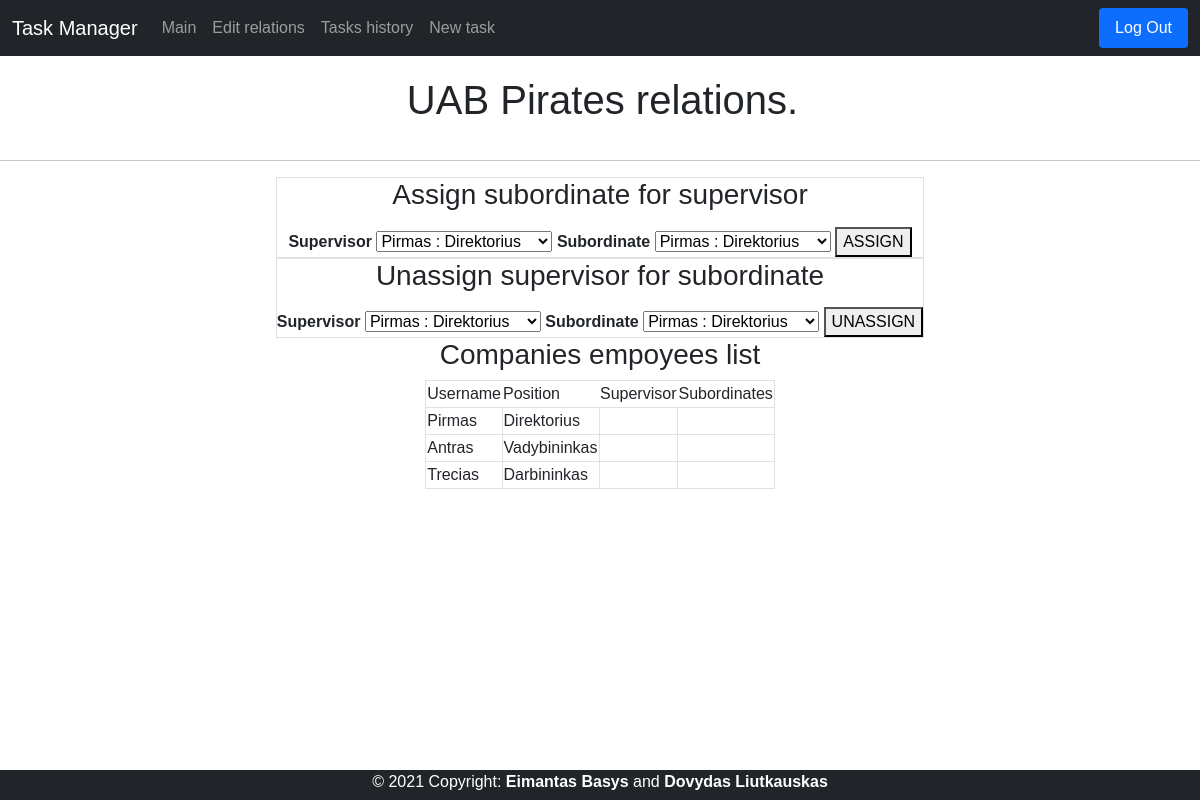
The page /relations (signed in) on the database as committed earlier.
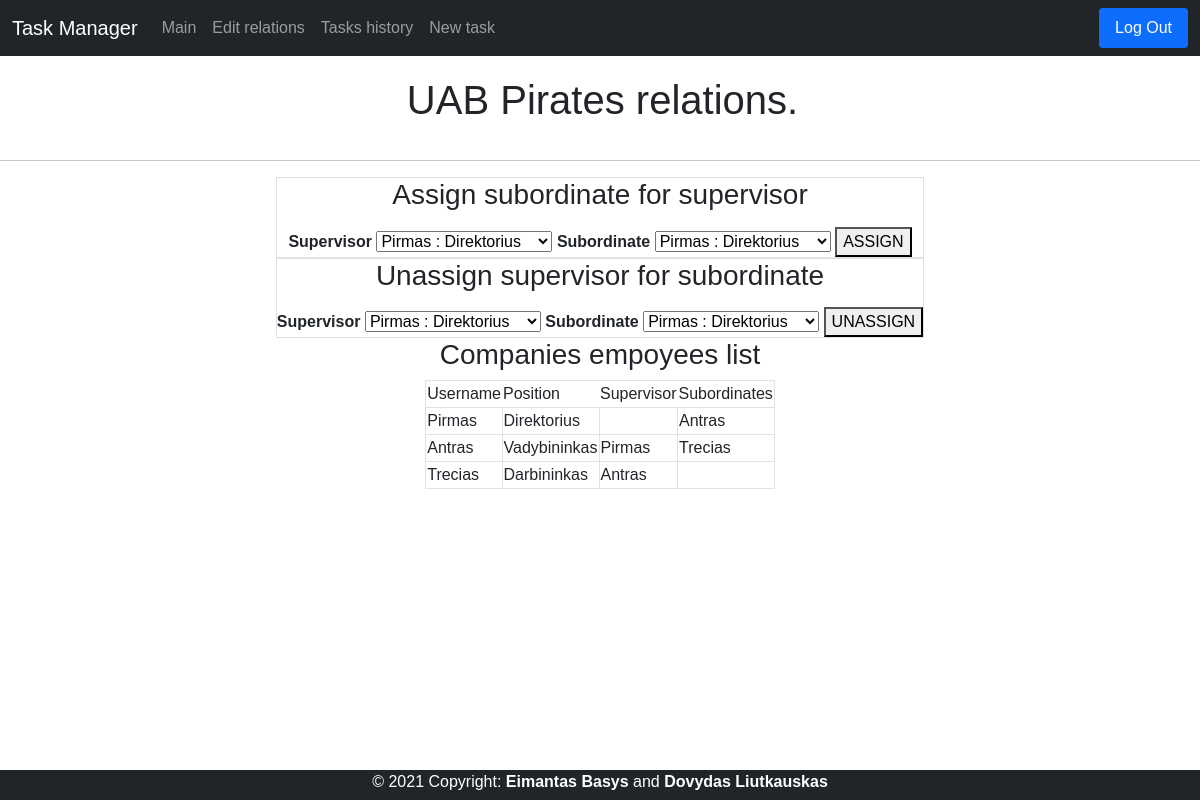
The same page on the database as committed later.
### tables this page shows
CREATE TABLE users(user_id INTEGER PRIMARY KEY, name TEXT NOT NULL UNIQUE, hash TEXT NOT NULL, position TEXT, company TEXT);

### application.py (the view, shortened to what this page needs)
@app.route("/relations", methods=["GET", "POST"])
def relations():
    if request.method == "GET":
        connection = sqlite3.connect('data.db')
        db = connection.cursor()
        db.execute(
            "SELECT * FROM users WHERE user_id = ?", (session["user_id"],))
        user_row = db.fetchone()
        db.execute("SELECT * FROM users WHERE company = ?", (user_row[4],))
        rows = db.fetchall()
        db.execute("SELECT * FROM relations")
        relations = db.fetchall()
        db.execute(
            "SELECT users.user_id, users.name, users.position, users.company, relations.supervisors_id, relations.subordinates_id FROM users INNER JOIN relations ON users.user_id = relations.user_id")
        joined_rows = db.fetchall()
        return render_template("relations.html", rows=rows, relations=relations, joined_rows=joined_rows)

### templates/relations.html (shortened to what this page needs)
{% extends "layout.html" %}
{% block main %}
<h1 class="pageTitle">{{ rows[0][4] }} relations.</h1>
<hr>
<div class="container-1">
    <center>
        <div>
            <form class="border" action="/relations" method="POST">
                <h3>Assign subordinate for supervisor</h3>
                <label>Supervisor</label>
                <select name="new_supervisor">
                    {% if rows is not none %}
                    {% for row in rows %}
                    <option value="{{ row[0] }}">{{ row[1] }} : {{ row[3] }}</option>
                    {% endfor %}
                    {% endif %}
                </select>
                <label>Subordinate</label>
                <select name="new_subordinate">
                    {% if rows is not none %}
                    {% for row in rows %}
                    <option value="{{ row[0] }}">{{ row[1] }} : {{ row[3] }}</option>
                    {% endfor %}
                    {% endif %}
                </select>
                <button type="submit">ASSIGN</button>
            </form>
        </div>
        <div>
            <form class="border" action="/unassign" method="POST">
                <h3>Unassign supervisor for subordinate</h3>
                <label>Supervisor</label>
                <select name="selected_supervisors_id">
                    {% if rows is not none %}
                    {% for row in rows %}
                    <option value="{{ row[0] }}">{{ row[1] }} : {{ row[3] }}</option>
                    {% endfor %}
                    {% endif %}
                </select>
                <label>Subordinate</label>
                <select name="selected_subordinates_id">
                    {% if rows is not none %}
                    {% for row in rows %}
                    <option value="{{ row[0] }}">{{ row[1] }} : {{ row[3] }}</option>
                    {% endfor %}
                    {% endif %}
                </select>
                <button type="submit">UNASSIGN</button>
            </form>
        </div>
        <table class="border">
            <h3>Companies empoyees list</h3>
            <tr>
                <td>Username</td>
                <td>Position</td>
                <td>Supervisor</td>
                <td>Subordinates</td>
            </tr>
            {% if joined_rows is not none %}
            {% for row2 in rows %}
            <tr class="border">
                <td class="border">
                    {{ row2[1] }}
                </td>
                <td class="border">
                    {{ row2[3] }}
                </td>
                <td class="border">
                    {% for joined_row in joined_rows %}
                    {% if row2[0] == joined_row[0] %}
                    {% for row3 in rows %}
                    {% if joined_row[4] == row3[0] %}
                    {{ row3[1] }}
                    {% endif %}
                    {% endfor %}
                    {% endif %}
                    {% endfor %}
                </td>
                <td class="border">
                    {% for joined_row in joined_rows %}
                    {% if row2[0] == joined_row[0] %}
                    {% for row3 in rows %}
                    {% if joined_row[5] == row3[0] %}
                    {{ row3[1] }}
                    {% endif %}
                    {% endfor %}
                    {% endif %}
                    {% endfor %}
                </td>
            </tr>
            {% endfor %}
            {% endif %}
        </table>
    </center>
</div>
{% endblock %}

### templates/layout.html (shortened to what this page needs)
<!doctype html>
<html lang="en">
<head>
  <link href="https://cdn.jsdelivr.net/npm/bootstrap@5.0.0-beta2/dist/css/bootstrap.min.css" rel="stylesheet"
>
  <link href="/static/styles.css" rel="stylesheet">
</head>
<body>
  <nav class="navbar navbar-expand-lg navbar-dark bg-dark">
    <div class="container-fluid">
      <a class="navbar-brand">Task Manager</a>
      <div class="collapse navbar-collapse justify-content-start" id="navbarNav">
        {% if session.user_id %}
        <ul class="navbar-nav">
          <li class="nav-item">
            <a class="nav-link" href='{{ url_for("index") }}'>Main</a>
          </li>
          <li class="nav-item">
            <a class="nav-link" href='{{ url_for("relations") }}'>Edit relations</a>
          </li>
          <li class="nav-item">
            <a class="nav-link" href='{{ url_for("tasks") }}'>Tasks history</a>
          </li>
          <li class="nav-item">
            <a class="nav-link" href='{{ url_for("new_task") }}'>New task</a>
          </li>
        </ul>
      </div>
      <div class="collapse navbar-collapse justify-content-end" id="navbarNav">
        <ul class="nav nav-pills">
          <li class="nav-item">
            <a class="nav-link active" href="/logout">Log Out</a>
          </li>
        </ul>
      </div>
      {% endif %}
    </div>
  </nav>
  <main>
    {% block main %}{% endblock %}
  </main>
  <div class="fixed-bottom">
    <footer>
      <a>© 2021 Copyright: <b>Eimantas Basys</b> and <b>Dovydas Liutkauskas</b></a>
    </footer>
  </div>
</body>
</html>

### static/styles.css (style rules this page uses)
footer { width: 100%; background-color: rgb(33,37,41); height: 30px; color: white; text-align: center; }
.pageTitle { padding: 20px; text-align: center; margin-left: 5px; }
label { font-weight: bold; padding-top: 10px; }
.container-1 { display: flex; justify-content: center; }
body { font-family: Verdana, Geneva, Tahoma, sans-serif }

Rows that differ between the two databases and show on the page:
added relations: users (name "Antras")
added relations: users (name "Pirmas")
added relations: users (name "Trecias")
added relations: users (name "Antras")
